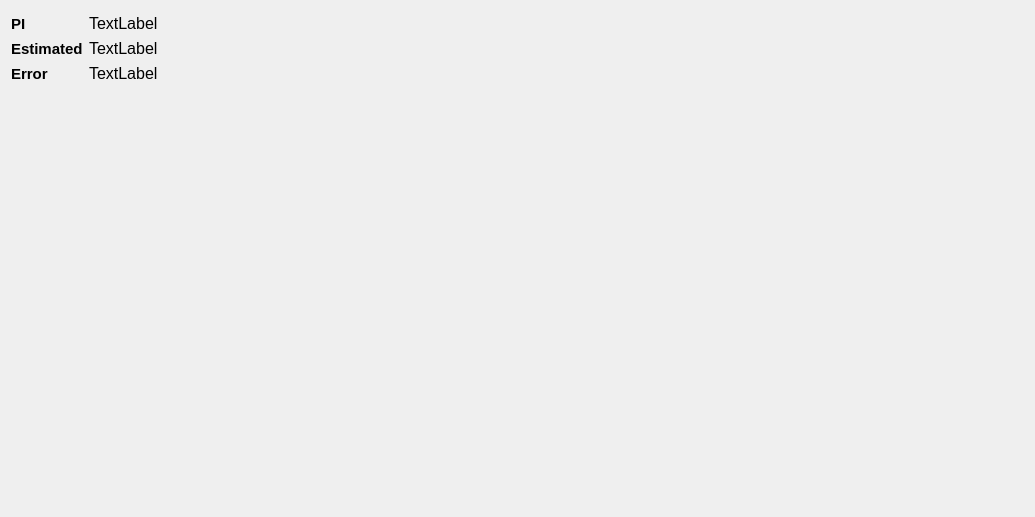
<?xml version="1.0" encoding="UTF-8"?>
<ui version="4.0">
 <class>EstimatePi</class>
 <widget class="QWidget" name="EstimatePi">
  <property name="geometry">
   <rect>
    <x>0</x>
    <y>0</y>
    <width>1035</width>
    <height>517</height>
   </rect>
  </property>
  <property name="windowTitle">
   <string>EstimatePi</string>
  </property>
  <layout class="QVBoxLayout" name="verticalLayout">
   <item>
    <layout class="QFormLayout" name="formLayout">
     <property name="verticalSpacing">
      <number>0</number>
     </property>
     <item row="0" column="0">
      <widget class="QLabel" name="label">
       <property name="minimumSize">
        <size>
         <width>0</width>
         <height>25</height>
        </size>
       </property>
       <property name="maximumSize">
        <size>
         <width>16777215</width>
         <height>35</height>
        </size>
       </property>
       <property name="font">
        <font>
         <pointsize>11</pointsize>
         <weight>75</weight>
         <bold>true</bold>
        </font>
       </property>
       <property name="text">
        <string>PI</string>
       </property>
      </widget>
     </item>
     <item row="0" column="1">
      <widget class="QLabel" name="labelPi">
       <property name="minimumSize">
        <size>
         <width>0</width>
         <height>25</height>
        </size>
       </property>
       <property name="maximumSize">
        <size>
         <width>16777215</width>
         <height>35</height>
        </size>
       </property>
       <property name="font">
        <font>
         <pointsize>12</pointsize>
        </font>
       </property>
       <property name="text">
        <string>TextLabel</string>
       </property>
      </widget>
     </item>
     <item row="1" column="0">
      <widget class="QLabel" name="label_2">
       <property name="minimumSize">
        <size>
         <width>0</width>
         <height>25</height>
        </size>
       </property>
       <property name="maximumSize">
        <size>
         <width>16777215</width>
         <height>35</height>
        </size>
       </property>
       <property name="font">
        <font>
         <pointsize>11</pointsize>
         <weight>75</weight>
         <bold>true</bold>
        </font>
       </property>
       <property name="text">
        <string>Estimated</string>
       </property>
      </widget>
     </item>
     <item row="1" column="1">
      <widget class="QLabel" name="labelEstimated">
       <property name="minimumSize">
        <size>
         <width>0</width>
         <height>25</height>
        </size>
       </property>
       <property name="maximumSize">
        <size>
         <width>16777215</width>
         <height>35</height>
        </size>
       </property>
       <property name="font">
        <font>
         <pointsize>12</pointsize>
        </font>
       </property>
       <property name="text">
        <string>TextLabel</string>
       </property>
      </widget>
     </item>
     <item row="2" column="0">
      <widget class="QLabel" name="label_3">
       <property name="minimumSize">
        <size>
         <width>0</width>
         <height>25</height>
        </size>
       </property>
       <property name="maximumSize">
        <size>
         <width>16777215</width>
         <height>35</height>
        </size>
       </property>
       <property name="font">
        <font>
         <pointsize>11</pointsize>
         <weight>75</weight>
         <bold>true</bold>
        </font>
       </property>
       <property name="text">
        <string>Error</string>
       </property>
      </widget>
     </item>
     <item row="2" column="1">
      <widget class="QLabel" name="labelError">
       <property name="minimumSize">
        <size>
         <width>0</width>
         <height>25</height>
        </size>
       </property>
       <property name="maximumSize">
        <size>
         <width>16777215</width>
         <height>35</height>
        </size>
       </property>
       <property name="font">
        <font>
         <pointsize>12</pointsize>
        </font>
       </property>
       <property name="text">
        <string>TextLabel</string>
       </property>
      </widget>
     </item>
    </layout>
   </item>
   <item>
    <layout class="QHBoxLayout" name="plotLayout"/>
   </item>
  </layout>
 </widget>
 <layoutdefault spacing="6" margin="11"/>
 <resources/>
 <connections/>
</ui>
